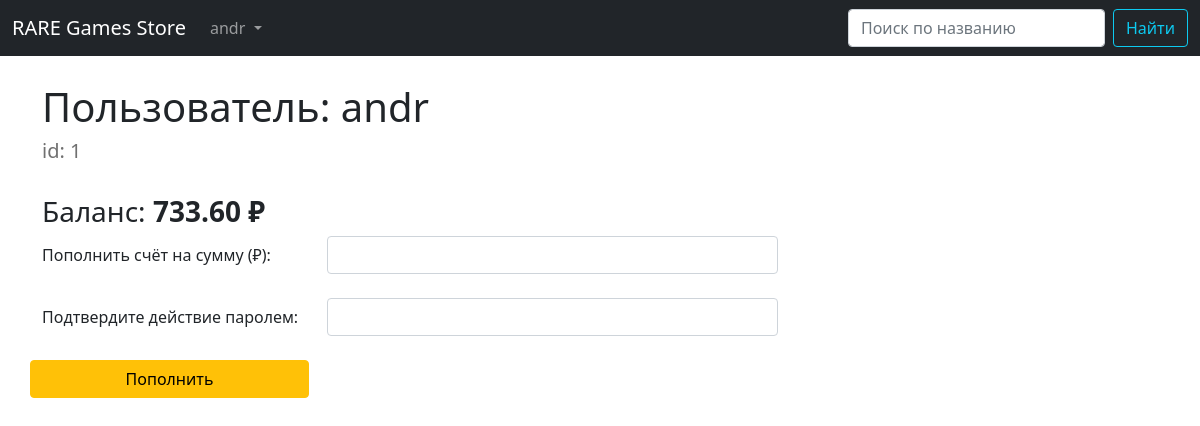
Screenshot of /add_balance/ (signed in) with the database file from the repository.
### data/users.py (models this page shows, shortened)
class User(SqlAlchemyBase, UserMixin, SerializerMixin, Model):
    __tablename__ = 'users'
    id = sqlalchemy.Column(sqlalchemy.Integer, primary_key=True, autoincrement=True)
    name = sqlalchemy.Column(sqlalchemy.String(25), nullable=True)
    about = sqlalchemy.Column(sqlalchemy.String(256), nullable=True)
    email = sqlalchemy.Column(sqlalchemy.String(64), index=True, unique=True, nullable=True)
    hashed_password = sqlalchemy.Column(sqlalchemy.String, nullable=True)
    created_date = sqlalchemy.Column(sqlalchemy.DateTime, default=datetime.datetime.now)
    balance = sqlalchemy.Column(sqlalchemy.Float, default=0.0)
    is_admin = sqlalchemy.Column(sqlalchemy.Boolean, default=False)
    user_favorites = sqlalchemy.Column(sqlalchemy.String(), default='')   # ++orm.relationship
    user_basket = sqlalchemy.Column(sqlalchemy.String(), default='')      # ++orm.relationship
    user_library = sqlalchemy.Column(sqlalchemy.String(), default='')     # ++orm.relationship
    games = orm.relation("Games", back_populates='user')
    comments = orm.relationship("Comments", back_populates='user')

### main.py (the view, shortened to what this page needs)
@app.route("/add_balance/", methods=['GET', 'POST'])
def add_balance():
    if current_user.is_authenticated:
        db_sess = db_session.create_session()
        user = db_sess.query(User).get(current_user.id)
        form = AddBalanceForm()
        return render_template("add_balance.html", title='Пополнить баланс', user=user, form=form)
    return redirect(url_for("register"))

### forms/user.py
class AddBalanceForm(FlaskForm):
    password = PasswordField('Подтвердите действие паролем:', validators=[DataRequired()])
    add_balance = FloatField('Пополнить счёт на сумму (₽):', validators=[DataRequired(), number_range(min=0, max=10_000,
                             message='Вы ввели отрицательную или слишком большую (более 10 000) сумму')])
    submit = SubmitField('Пополнить')

### data/db_session.py (called while the page is built)
def create_session() -> Session:
    global __factory
    return __factory()

### data/model.py (called while the page is built)
    @staticmethod
    def value_to_str(value, is_total=False):
        if isinstance(value, int) or isinstance(value, float):
            if round(value, 2) or is_total:
                return f"{value:0.2f} ₽"
            return "Бесплатно"

### main.py (called while the page is built)
@login_manager.user_loader
def load_user(user_id):
    db_sess = db_session.create_session()
    return db_sess.query(User).get(user_id)

### templates/add_balance.html (shortened to what this page needs)
{% extends "base.html" %}
{% block content %}
<h1>Пользователь: {{ user.name }}</h1>
<h5 class="grey">id: {{ user.id }}</h5><br>
<h3>Баланс: <b>{{ user.value_to_str(user.balance) }}</b></h3>
<form action="" method="post">
  <div class="form-group row">
    {{ form.add_balance.label(class="col-xxs-10 col-xs-6 col-md-5 col-lg-3 col-form-label") }}
	  <div class="col-xs-3 col-md-4 col-lg-5">{{ form.add_balance(class="form-control") }}</div><br>
  </div><br>
	<div class="form-group row">
    {{ form.password.label(class="col-xxs-10 col-xs-6 col-md-5 col-lg-3 col-form-label") }}
		<div class="col-xs-3 col-md-4 col-lg-5">{{ form.password(class="form-control", type="password") }}</div><br>
  </div><br>
  <div class="form-group row col-xxs-5 col-xs-4 col-sm-3 col-lg-3">{{ form.submit(type="submit", class="btn btn-warning") }}</div>
</form>
{% endblock %}

### templates/base.html (shortened to what this page needs)
<!doctype html>
<html lang="ru">
<head>
  <link rel="stylesheet" href="{{ url_for('static', filename='css/style.css') }}">
	<link href="https://cdn.jsdelivr.net/npm/bootstrap@5.0.2/dist/css/bootstrap.min.css" rel="stylesheet"
>
</head>
<header style="margin-bottom: 20pt">
	<nav class="navbar navbar-expand-lg navbar-dark bg-dark">
		<div class="container-fluid">
		<a class="navbar-brand mb-0 h1" href="/#">RARE Games Store</a>
		  <div class="collapse navbar-collapse" id="navbarNavDarkDropdown">
		    <ul class="nav navbar-nav me-auto mb-2 mb-lg-0">
			    {% if current_user.is_authenticated %}
		      <li class="nav-item dropdown active">
		        <a class="nav-link dropdown-toggle" href="#" data-target="#" id="navbarDarkDropdownMenuLink"
		            role="button" data-toggle="dropdown" aria-haspopup="true" aria-expanded="false">
		          {{ current_user.name }}
		        </a>
		      </li>
		    {% endif %}
				</ul>
			  <form class="d-flex" method="POST" action="/search">
	        <input class="form-control me-2" type="search" placeholder="Поиск по названию" aria-label="Search" name="search_text">
				  <button class="btn btn-outline-info" type="submit">Найти</button>
	      </form>
		  </div>
	  </div>
	</nav>
</header>
<body>
<main role="main" class="container">
    {% block content %}{% endblock %}
</main>
</body>
</html>

### static/css/style.css (style rules this page uses)
.grey { color: #707070; }

### rows the page displays
User: name "andr", id "1", value_to_str "733.60 ₽"
